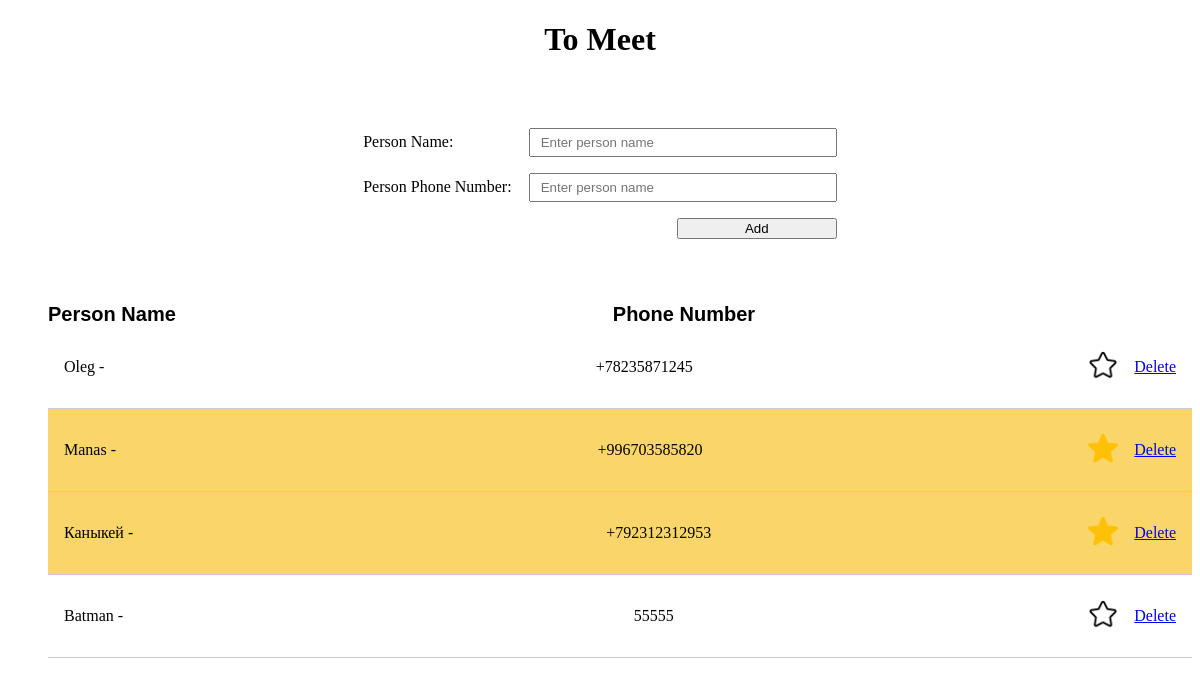
The app's page /toMeet with its own data.
### main/models.py (models this page shows)
class ToMeet(models.Model):
    person = models.CharField(max_length=100)
    phone_number = models.CharField(max_length=15)
    date_of_meeting = models.DateTimeField(auto_now_add=True)
    is_closed = models.BooleanField(default=False)
    is_favorite = models.BooleanField(default=False)

### main/views.py (the view)
# urls.py: path('toMeet', to_meet, name='toMeet'),
def to_meet(req):
    toMeet_list = ToMeet.objects.all()
    return render(req, 'meeting.html', {'toMeet_list': toMeet_list})

### main/templates/meeting.html (shortened to what this page needs)
{% load static %}
<!DOCTYPE html>
<html lang="en">
<head>
    <link rel="stylesheet" href="../static/style/meet_style.css">
</head>
<body>
<h1 style="text-align: center">To Meet</h1>
<form action="{% url 'meet_person' %}" method="POST" class="meet_form">
    <label for="person">Person Name:
        <input
                type="text"
                id="person"
                placeholder="Enter person name"
                name="person_name"
        >
    </label>
    <label for="phone">Person Phone Number:
        <input
                type="text"
                id="phone"
                placeholder="Enter person name"
                name="person_phone"
        >
    </label>
    <button>Add</button>
</form>
<ul>
    <li class="list_title">
        <b>Person Name</b>
        <b>Phone Number</b>
    </li>
    {% for meet in toMeet_list %}
        <li class="meet_list
        {% if meet.is_favorite %}
            favorite_person
        {% endif %}
">
            {{ meet.person }} -
            <p class="phone">{{ meet.phone_number }}</p>
            <div class="person_reaction">
                {% if meet.is_favorite %}
                    <a href="{% url 'unmark-meet' meet.id %}">
                        <img src="{% static 'assets/star.png' %}" class="favorite_icon"/>
                    </a>
                {% else %}
                    <a href="{% url 'mark-meet' meet.id %}">
                        <img src="{% static 'assets/star (1).png' %}" class="favorite_icon"/>
                    </a>
                {% endif %}
                <a href="{% url 'delete-meet' meet.id %}">Delete</a>
            </div>
        </li>
    {% endfor %}
</ul>
</body>
</html>

### main/static/style/meet_style.css (style rules this page uses)
.meet_form { padding: 3em 0; display: flex; flex-direction: column; justify-content: center; gap: 1em; width: 40%; margin: 0 auto; }
.meet_form label { display: flex; justify-content: space-between; align-items: center; }
.meet_form label input { width: 60%; padding: 5px 10px; }
.meet_form button { width: 160px; margin-left: auto; }
.list_title { display: flex; justify-content: space-between; font-family: sans-serif; font-size: 20px; }
.meet_list { padding: 1em; border-bottom: 1px solid #ccc; display: flex; justify-content: space-between; align-items: center; }
.phone { padding-left: 6em; }
.person_reaction { display: flex; align-items: center; gap: 1em; }
.favorite_person { background-color: #fad66a; }
.favorite_icon { width: 30px; height: 30px; }

### records on screen
ToMeet: person "Oleg", phone_number "+78235871245", is_favorite False (drawn)
ToMeet: person "Manas", phone_number "+996703585820", is_favorite True (drawn)
ToMeet: person "Каныкей", phone_number "+792312312953", is_favorite True (drawn)
ToMeet: person "Batman", phone_number "55555", is_favorite False (drawn)
